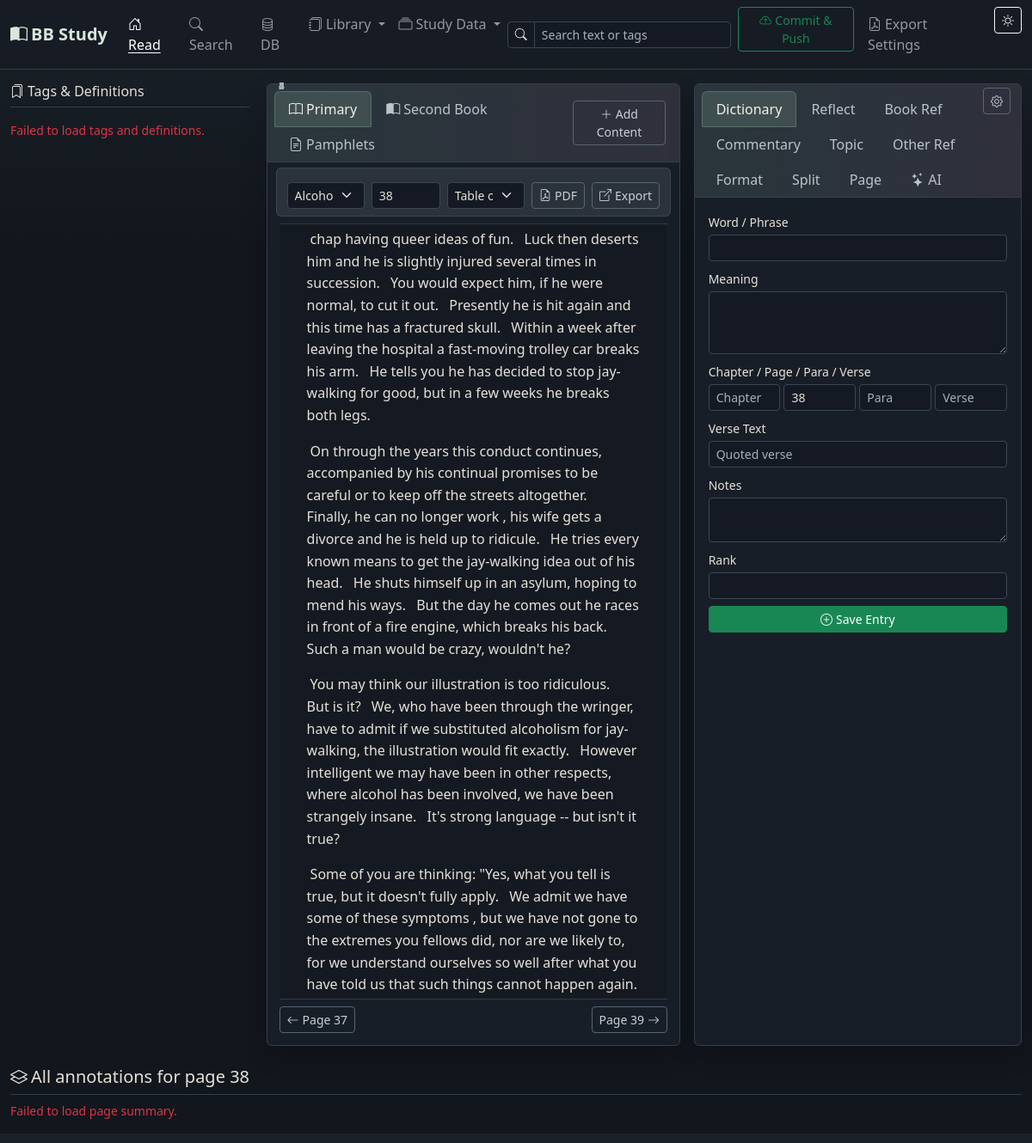
The page / on the database its author committed.
### app/models.py (models this page shows, shortened)
class Setting(db.Model):
    __tablename__ = 'settings'
    id = db.Column(db.Integer, primary_key=True)
    key = db.Column(db.String(100), unique=True, nullable=False)
    value = db.Column(db.Text, default='')

class BookContent(db.Model):
    __tablename__ = 'book_content'
    id = db.Column(db.Integer, primary_key=True)
    book_id = db.Column(db.Integer, db.ForeignKey('books.id'), nullable=False)
    content_mode = db.Column(db.String(20), nullable=False, default='sentence')
    chapter_number = db.Column(db.String(20))
    chapter_name = db.Column(db.String(100))
    chapter = db.Column(db.String(100))
    page = db.Column(db.String(20))
    relative_page_number = db.Column(db.Integer)
    paragraph = db.Column(db.Integer)
    verse = db.Column(db.Integer)
    content = db.Column(db.Text, nullable=False)
    created_at = db.Column(db.DateTime, default=datetime.utcnow)
    topics = db.relationship('ContentTopic', backref='content', lazy=True,
                             cascade='all, delete-orphan',
                             foreign_keys='ContentTopic.book_content_id')

### app/routes/main.py (the view)
@main_bp.route('/')
def index():
    theme = get_theme()
    book_id = request.args.get('book_id', type=int)
    current_book = Book.query.get(book_id) if book_id else get_current_book()
    current_page = request.args.get('page') or (
        get_book_page(current_book.id, get_current_page()) if current_book else get_current_page()
    )
    content_mode = 'sentence'
    secondary_book_id = request.args.get('secondary_book_id', type=int)
    secondary_book = Book.query.get(secondary_book_id) if secondary_book_id else get_current_secondary_book()
    secondary_page = request.args.get('secondary_page') or (
        get_secondary_book_page(secondary_book.id, '1') if secondary_book else '1'
    )
    secondary_content_mode = 'sentence'
    books = Book.query.order_by(Book.title).all()
    if current_book:
        _set_setting('current_book_id', current_book.id)
        if current_page:
            _set_setting('current_page', current_page)
            _set_setting(_book_position_key(current_book.id, 'page'), current_page)
    if secondary_book:
        _set_setting('current_secondary_book_id', secondary_book.id)
        if secondary_page:
            _set_setting(_secondary_book_position_key(secondary_book.id, 'page'), secondary_page)
    primary_state = _build_reader_state(current_book, current_page)
    secondary_state = _build_reader_state(secondary_book, secondary_page)
    return render_template('index.html',
                           theme=theme,
                           current_book=current_book,
                           current_page=current_page,
                           previous_page=primary_state['previous_page'],
                           next_page=primary_state['next_page'],
                           content_mode=content_mode,
                           page_content=primary_state['page_content'],
                           content_formats=primary_state['content_formats'],
                           toc_entries=primary_state['toc_entries'],
                           secondary_book=secondary_book,
                           secondary_page=secondary_page,
                           secondary_previous_page=secondary_state['previous_page'],
                           secondary_next_page=secondary_state['next_page'],
                           secondary_content_mode=secondary_content_mode,
                           secondary_page_content=secondary_state['page_content'],
                           secondary_content_formats=secondary_state['content_formats'],
                           secondary_toc_entries=secondary_state['toc_entries'],
                           books=books)

### app/templates/index.html (shortened to what this page needs)
{% extends 'base.html' %}
{% block navbar_tools %}
<div class="d-flex align-items-center gap-2 my-2 my-lg-0 me-lg-2">
  <div class="position-relative">
    <div class="input-group input-group-sm" style="width:260px;">
      <span class="input-group-text"><i class="bi bi-search"></i></span>
      <input id="readSearchQuery" type="text" class="form-control" placeholder="Search text or tags">
    </div>
  </div>
</div>
{% endblock %}
{% block content %}
<div class="row g-3">
  <aside class="col-xl-3 page-study-rail {% if not current_book %}d-none{% endif %}" aria-label="Tags and definitions">
    <div class="page-study-rail-inner">
      <h6 class="border-bottom pb-2 mb-3">
        <i class="bi bi-bookmarks me-1"></i>Tags &amp; Definitions
      </h6>
      <div id="pageStudyRail" class="page-study-stack">
      </div>
    </div>
  </aside>
  <div class="col-lg-7 {% if current_book %}col-xl-5{% else %}col-xl-7{% endif %}">
    <div class="card h-100">
      <div class="card-header d-flex justify-content-between align-items-center">
        <ul class="nav nav-tabs card-header-tabs" id="bookPaneTabs">
          <li class="nav-item">
            <button class="nav-link active" data-bs-toggle="tab" data-bs-target="#primaryBookPane">
              <i class="bi bi-book me-1"></i>Primary
            </button>
          </li>
          <li class="nav-item">
            <button class="nav-link" data-bs-toggle="tab" data-bs-target="#secondaryBookPane">
              <i class="bi bi-book-half me-1"></i>Second Book
            </button>
          </li>
          <li class="nav-item">
            <button class="nav-link" data-bs-toggle="tab" data-bs-target="#pamphletBookPane">
              <i class="bi bi-file-earmark-text me-1"></i>Pamphlets
            </button>
          </li>
        </ul>
        <button class="btn btn-sm btn-outline-secondary" data-bs-toggle="modal" data-bs-target="#addContentModal">
          <i class="bi bi-plus-lg"></i> Add Content
        </button>
      </div>
      <div class="card-body tab-content book-pane-body">
        <div class="tab-pane fade show active" id="primaryBookPane">
          <div class="reader-controls row g-2 align-items-center mb-2">
            <div class="col-12 col-md">
              <select id="bookSelect" class="form-select form-select-sm">
                {% for b in books %}
                  <option value="{{ b.id }}" {% if current_book and current_book.id == b.id %}selected{% endif %}>
                    {{ b.title }}
                  </option>
                {% endfor %}
              </select>
            </div>
            <div class="col-auto">
              <input id="pageInput" type="text" class="form-control form-control-sm" style="width:80px;"
                     value="{{ current_page }}" placeholder="Page">
            </div>
            {% if toc_entries %}
            <div class="col-12 col-md">
              <select id="primaryTocSelect" class="form-select form-select-sm">
                <option value="">Table of contents</option>
              </select>
            </div>
            {% endif %}
            <div class="col-auto">
              {% if current_book and current_book.pdf_path %}
                <a class="btn btn-sm btn-outline-secondary" href="{{ url_for('main.book_pdf', book_id=current_book.id) }}" target="_blank" rel="noopener">
                  <i class="bi bi-file-earmark-pdf me-1"></i>PDF
                </a>
              {% endif %}
            </div>
            <div class="col-auto">
              {% if current_book %}
                <a class="btn btn-sm btn-outline-secondary" href="{{ url_for('main.export_page_pdf', book_id=current_book.id, page=current_page) }}" target="_blank" rel="noopener">
                  <i class="bi bi-box-arrow-up-right me-1"></i>Export
                </a>
              {% endif %}
            </div>
          </div>
          <div class="book-content-scroll" id="pageContentArea">
            {% if page_content %}
              {% set cur_para = namespace(val=None) %}
              {% for item in page_content %}
                {% if item.paragraph != cur_para.val %}
                  {% if cur_para.val is not none %}</p>{% endif %}
                  <p class="book-paragraph" data-paragraph="{{ item.paragraph }}">
                  {% set cur_para.val = item.paragraph %}
                {% endif %}
                {% set verse_key = item.paragraph ~ '-' ~ item.verse %}
                {% set fmt = content_formats.get(verse_key) %}
                <span class="verse-fragment sentence-verse {{ 'formatted-bold' if fmt and fmt.is_bold else '' }} {{ 'formatted-italic' if fmt and fmt.is_italic else '' }} {{ 'formatted-role-' ~ fmt.content_role if fmt and fmt.content_role and fmt.content_role != 'body' else '' }} {{ 'formatted-align-' ~ fmt.alignment_override if fmt and fmt.alignment_override else '' }}"
                      data-is-bold="{{ 'true' if fmt and fmt.is_bold else 'false' }}"
                      data-is-italic="{{ 'true' if fmt and fmt.is_italic else 'false' }}"
                      data-content-role="{{ fmt.content_role if fmt and fmt.content_role else 'body' }}"
                      data-alignment-override="{{ fmt.alignment_override if fmt and fmt.alignment_override else '' }}"
                      data-content-id="{{ item.id }}"
                      data-content-mode="sentence"
                      data-raw-content="{{ item.content }}"
                      data-verse-key="{{ verse_key }}"
                      data-chapter="{{ item.chapter_name or item.chapter or '' }}"
                      data-page="{{ item.page }}"
                      data-paragraph="{{ item.paragraph }}"
                      data-verse="{{ item.verse }}"><sup class="content-number">{{ item.verse }}</sup>{{ item.content }} </span>
              {% endfor %}
              {% if page_content %}</p>{% endif %}
            {% elif current_book %}
              <p class="text-muted fst-italic">No content stored for this page yet.</p>
            {% else %}
              <p class="text-muted fst-italic">Select a book and page to begin reading.</p>
            {% endif %}
          </div>
          {% if current_book %}
          <div class="reader-footer d-flex justify-content-between align-items-center mt-2">
            <div>
              {% if previous_page %}
              <a class="btn btn-sm btn-outline-secondary"
                 href="{{ url_for('main.index', book_id=current_book.id, page=previous_page, secondary_book_id=secondary_book.id if secondary_book else none, secondary_page=secondary_page if secondary_book else none) }}">
                <i class="bi bi-arrow-left me-1"></i>Page {{ previous_page }}
              </a>
              {% endif %}
            </div>
            <div>
              {% if next_page %}
              <a class="btn btn-sm btn-outline-secondary"
                 href="{{ url_for('main.index', book_id=current_book.id, page=next_page, secondary_book_id=secondary_book.id if secondary_book else none, secondary_page=secondary_page if secondary_book else none) }}">
                Page {{ next_page }}<i class="bi bi-arrow-right ms-1"></i>
              </a>
              {% endif %}
            </div>
          </div>
          {% endif %}
        </div>
      </div>
    </div>
  </div>
  <div class="col-lg-5 col-xl-4">
    <div class="card h-100">
      <div class="card-header d-flex align-items-start justify-content-between gap-2">
        <ul class="nav nav-tabs card-header-tabs flex-grow-1" id="entryTabs">
          <li class="nav-item">
            <button class="nav-link active" data-bs-toggle="tab" data-bs-target="#tabDict">
              Dictionary
            </button>
          </li>
          <li class="nav-item">
            <button class="nav-link" data-bs-toggle="tab" data-bs-target="#tabReflect">
              Reflect
            </button>
          </li>
          <li class="nav-item">
            <button class="nav-link" data-bs-toggle="tab" data-bs-target="#tabRef">
              Book Ref
            </button>
          </li>
          <li class="nav-item">
            <button class="nav-link" data-bs-toggle="tab" data-bs-target="#tabComm">
              Commentary
            </button>
          </li>
          <li class="nav-item">
            <button class="nav-link" data-bs-toggle="tab" data-bs-target="#tabTopic">
              Topic
            </button>
          </li>
          <li class="nav-item">
            <button class="nav-link" data-bs-toggle="tab" data-bs-target="#tabSrc">
              Other Ref
            </button>
          </li>
          <li class="nav-item">
            <button class="nav-link" data-bs-toggle="tab" data-bs-target="#tabFormat">
              Format
            </button>
          </li>
          <li class="nav-item">
            <button class="nav-link" data-bs-toggle="tab" data-bs-target="#tabSplit">
              Split
            </button>
          </li>
          <li class="nav-item">
            <button class="nav-link" data-bs-toggle="tab" data-bs-target="#tabPageFormat">
              Page
            </button>
          </li>
          <li class="nav-item">
            <button class="nav-link" data-bs-toggle="tab" data-bs-target="#tabAI">
              <i class="bi bi-stars me-1"></i>AI
            </button>
          </li>
        </ul>
        <button class="btn btn-sm btn-outline-secondary ai-settings-trigger" type="button"
                data-bs-toggle="modal" data-bs-target="#aiSettingsModal"
                aria-label="AI settings" title="AI settings">
          <i class="bi bi-gear"></i>
        </button>
      </div>
      <div class="card-body tab-content overflow-auto" style="max-height:60vh;">
        <div class="tab-pane fade show active" id="tabDict">
          <form id="dictForm" class="mb-0">
            <div class="mb-2">
              <label class="form-label small mb-1">Word / Phrase</label>
              <input type="text" class="form-control form-control-sm" id="dictWord" required>
            </div>
            <div class="mb-2">
              <label class="form-label small mb-1">Meaning</label>
              <textarea class="form-control form-control-sm" id="dictMeaning" rows="3" required></textarea>
            </div>
            <div class="mb-2">
              <label class="form-label small mb-1">Chapter / Page / Para / Verse</label>
              <div class="row g-1">
                <div class="col"><input type="text" class="form-control form-control-sm" id="dictChapter" placeholder="Chapter"></div>
                <div class="col"><input type="text" class="form-control form-control-sm" id="dictPage" placeholder="Page"></div>
                <div class="col"><input type="number" class="form-control form-control-sm" id="dictPara" placeholder="Para"></div>
                <div class="col"><input type="number" class="form-control form-control-sm" id="dictLine" placeholder="Verse"></div>
              </div>
            </div>
            <div class="mb-2">
              <label class="form-label small mb-1">Verse Text</label>
              <input type="text" class="form-control form-control-sm" id="dictLineText" placeholder="Quoted verse">
            </div>
            <div class="mb-2">
              <label class="form-label small mb-1">Notes</label>
              <textarea class="form-control form-control-sm" id="dictNotes" rows="2"></textarea>
            </div>
            <div class="mb-2">
              <label class="form-label small mb-1">Rank</label>
              <input type="number" class="form-control form-control-sm" id="dictRank" min="1" step="1">
            </div>
            <button type="submit" class="btn btn-sm btn-success w-100">
              <i class="bi bi-plus-circle me-1"></i>Save Entry
            </button>
          </form>
        </div>
      </div>
    </div>
  </div>
</div>
<div class="mt-4" id="pageSummarySection">
  {% if current_book %}
  <h5 class="border-bottom pb-2">
    <i class="bi bi-layers me-1"></i>All annotations for page <span id="summaryPageLabel">{{ current_page }}</span>
  </h5>
  <div id="pageSummary" class="summary-masonry">
  </div>
  {% endif %}
</div>
{% endblock %}

### rows shown on the page
Setting: value "38"
BookContent: verse "1", content "chap having queer ideas of fun."
BookContent: verse "2", content "Luck then deserts him and he is slightly injured several times in succession."
BookContent: verse "3", content "You would expect him, if he were normal, to cut it out."
BookContent: verse "4", content "Presently he is hit again and this time has a fractured skull."
BookContent: verse "5", content "Within a week after leaving the hospital a fast-moving trolley car breaks his arm."
BookContent: verse "6", content "He tells you he has decided to stop jay-walking for good, but in a few weeks he breaks both legs."
BookContent: verse "1", content "On through the years this conduct continues, accompanied by his continual promises to be careful or to keep off the streets altogether."
BookContent: verse "2", content "Finally, he can no longer work , his wife gets a divorce and he is held up to ridicule."
BookContent: verse "3", content "He tries every known means to get the jay-walking idea out of his head."
BookContent: verse "4", content "He shuts himself up in an asylum, hoping to mend his ways."
BookContent: verse "5", content "But the day he comes out he races in front of a fire engine, which breaks his back."
BookContent: verse "6", content "Such a man would be crazy, wouldn't he?"
BookContent: verse "1", content "You may think our illustration is too ridiculous."
BookContent: verse "2", content "But is it?"
BookContent: verse "3", content "We, who have been through the wringer, have to admit if we substituted alcoholism for jay-walking, the illustration would fit exactly."
BookContent: verse "4", content "However intelligent we may have been in other respects, where alcohol has been involved, we have been strangely insane."
BookContent: verse "5", content "It's strong language -- but isn't it true?"
BookContent: verse "1", content "Some of you are thinking: \"Yes, what you tell is true, but it doesn't fully apply."
BookContent: verse "2", content "We admit we have some of these symptoms , but we have not gone to the extremes you fellows did, nor are we likely to, for we understand ourselves so well after what you have told us that such things cannot happen again."
BookContent: verse "3"

### other values the page prints
{{ previous_page }} "37"
{{ next_page }} "39"
form field value "Alcoholics Anonymous"
